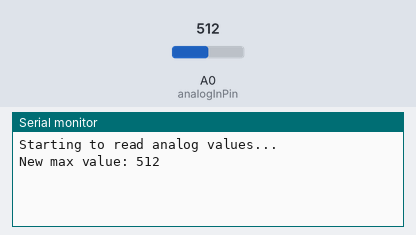
Recording of a sketch running on a simulated Arduino Uno, built with avr-gcc and run on an emulated ATmega328P. On the bench: the last lines printed to the serial monitor. The test bench sets the inputs (shaded band); at power-on: A0 (analogInPin) = 512.

Above: at 1.2 s.
1.3 s: A0 (analogInPin) set to 716
At 1.8 s:
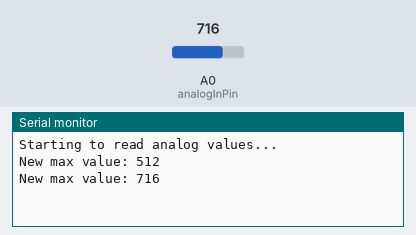
2.8 s: A0 (analogInPin) set to 900
At 4.3 s:
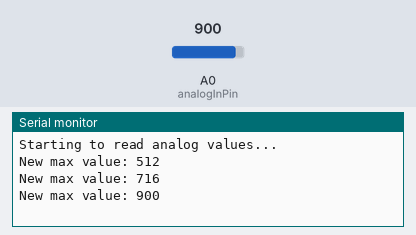

Measured:
- after the input at 1.3 s, the serial monitor: prints a new line at once (image 1)
- after the input at 2.8 s, the serial monitor: prints a new line at once (image 2)

The sketch:

test_ADC_max.ino
```cpp
// Pin definitions
const int analogInPin = A0;  // Analog input pin that the sine wave is attached to

int analogReadFast(byte ADCpin) {
  byte ADCSRAoriginal = ADCSRA;
  ADCSRA = (ADCSRA & B11111000) | 4;
  int adc = analogRead(ADCpin);
  ADCSRA = ADCSRAoriginal;
  return adc;
}

int maxAnalogValue = 0;

void setup() {
  Serial.begin(115200);
  // Initialize the serial communication
  Serial.println("Starting to read analog values...");
}

void loop() {
  // Read the analog input
  int analogValue = analogReadFast(analogInPin);

  // Check if this value is the maximum observed
  if (analogValue > maxAnalogValue) {
    maxAnalogValue = analogValue;
    // Print the new maximum value
    Serial.print("New max value: ");
    Serial.println(maxAnalogValue);
  }

  // Small delay to avoid overwhelming the serial output
  delay(10);
}
```
